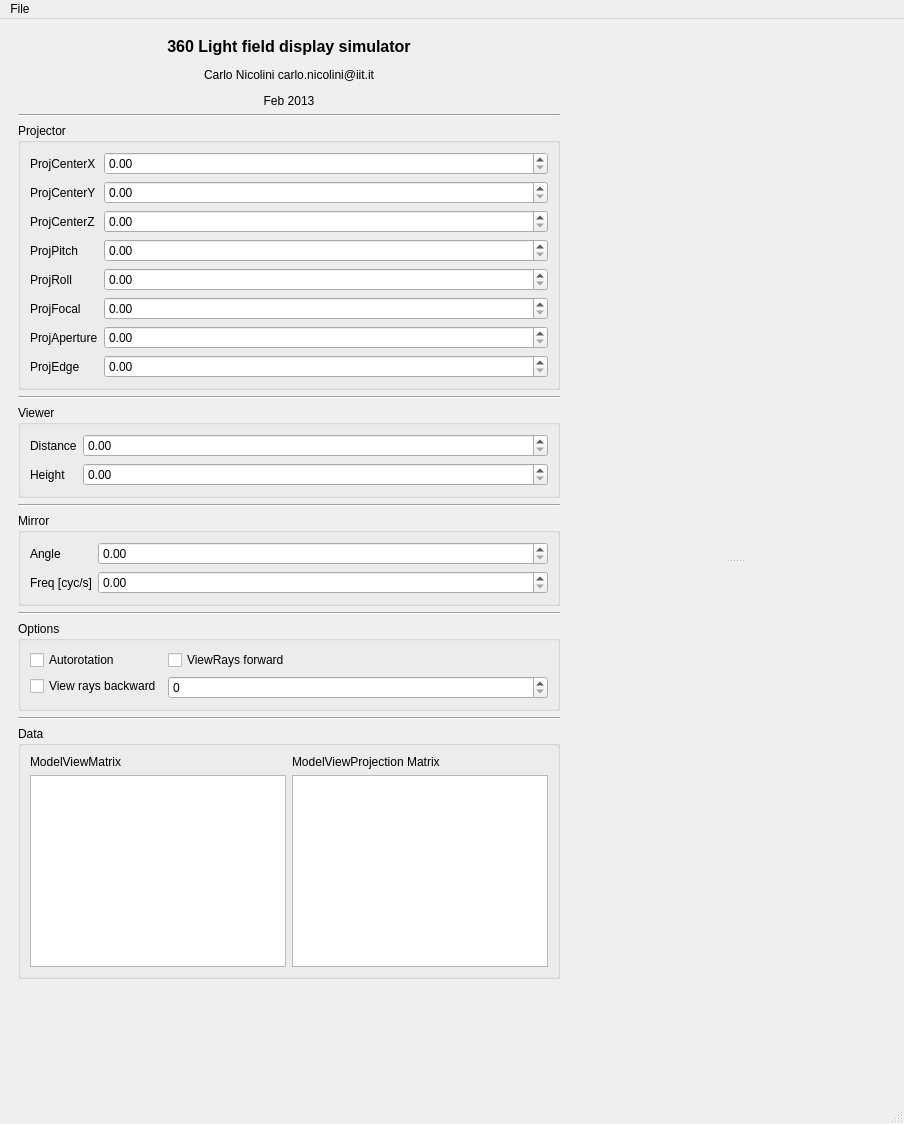
<?xml version="1.0" encoding="UTF-8"?>
<ui version="4.0">
 <class>MainWindow</class>
 <widget class="QMainWindow" name="MainWindow">
  <property name="geometry">
   <rect>
    <x>0</x>
    <y>0</y>
    <width>904</width>
    <height>1124</height>
   </rect>
  </property>
  <property name="windowTitle">
   <string>MainWindow</string>
  </property>
  <widget class="QWidget" name="centralwidget">
   <layout class="QHBoxLayout" name="horizontalLayout_2">
    <item>
     <widget class="QWidget" name="widget" native="true">
      <property name="sizePolicy">
       <sizepolicy hsizetype="Fixed" vsizetype="Preferred">
        <horstretch>0</horstretch>
        <verstretch>0</verstretch>
       </sizepolicy>
      </property>
      <layout class="QVBoxLayout" name="verticalLayout_3">
       <item>
        <widget class="QLabel" name="label_2">
         <property name="text">
          <string>&lt;html&gt;&lt;head/&gt;&lt;body&gt;&lt;p align=&quot;center&quot;&gt;&lt;span style=&quot; font-size:12pt; font-weight:600;&quot;&gt;360 Light field display simulator&lt;/span&gt;&lt;/p&gt;&lt;p align=&quot;center&quot;&gt;Carlo Nicolini carlo.nicolini@iit.it&lt;/p&gt;&lt;p align=&quot;center&quot;&gt;Feb 2013&lt;/p&gt;&lt;/body&gt;&lt;/html&gt;</string>
         </property>
        </widget>
       </item>
       <item>
        <widget class="Line" name="line">
         <property name="orientation">
          <enum>Qt::Horizontal</enum>
         </property>
        </widget>
       </item>
       <item>
        <widget class="QGroupBox" name="groupBoxProjector">
         <property name="title">
          <string>Projector</string>
         </property>
         <layout class="QFormLayout" name="formLayout">
          <item row="0" column="0">
           <widget class="QLabel" name="labelProjCenterX">
            <property name="text">
             <string>ProjCenterX</string>
            </property>
           </widget>
          </item>
          <item row="0" column="1">
           <widget class="QDoubleSpinBox" name="doubleSpinBoxProjCenterX"/>
          </item>
          <item row="1" column="0">
           <widget class="QLabel" name="labelProjCenterY">
            <property name="text">
             <string>ProjCenterY</string>
            </property>
           </widget>
          </item>
          <item row="1" column="1">
           <widget class="QDoubleSpinBox" name="doubleSpinBoxProjCenterY"/>
          </item>
          <item row="2" column="0">
           <widget class="QLabel" name="labelProjCenterY_2">
            <property name="text">
             <string>ProjCenterZ</string>
            </property>
           </widget>
          </item>
          <item row="2" column="1">
           <widget class="QDoubleSpinBox" name="doubleSpinBoxProjCenterZ"/>
          </item>
          <item row="3" column="0">
           <widget class="QLabel" name="labelProjPitch_2">
            <property name="text">
             <string>ProjPitch</string>
            </property>
           </widget>
          </item>
          <item row="3" column="1">
           <widget class="QDoubleSpinBox" name="doubleSpinBoxProjPitch"/>
          </item>
          <item row="4" column="0">
           <widget class="QLabel" name="labelProjRoll">
            <property name="text">
             <string>ProjRoll</string>
            </property>
           </widget>
          </item>
          <item row="4" column="1">
           <widget class="QDoubleSpinBox" name="doubleSpinBoxProjRoll"/>
          </item>
          <item row="5" column="0">
           <widget class="QLabel" name="labelProjFocal">
            <property name="text">
             <string>ProjFocal</string>
            </property>
           </widget>
          </item>
          <item row="5" column="1">
           <widget class="QDoubleSpinBox" name="doubleSpinBoxProjFocal"/>
          </item>
          <item row="6" column="0">
           <widget class="QLabel" name="labelProjAperture">
            <property name="text">
             <string>ProjAperture</string>
            </property>
           </widget>
          </item>
          <item row="6" column="1">
           <widget class="QDoubleSpinBox" name="doubleSpinBoxProjAperture"/>
          </item>
          <item row="7" column="0">
           <widget class="QLabel" name="labelProjAreaEdge">
            <property name="text">
             <string>ProjEdge</string>
            </property>
           </widget>
          </item>
          <item row="7" column="1">
           <widget class="QDoubleSpinBox" name="doubleSpinBoxProjAreaEdge"/>
          </item>
         </layout>
        </widget>
       </item>
       <item>
        <widget class="Line" name="line_2">
         <property name="orientation">
          <enum>Qt::Horizontal</enum>
         </property>
        </widget>
       </item>
       <item>
        <widget class="QGroupBox" name="groupBoxViewer">
         <property name="title">
          <string>Viewer</string>
         </property>
         <layout class="QFormLayout" name="formLayout_2">
          <property name="fieldGrowthPolicy">
           <enum>QFormLayout::AllNonFixedFieldsGrow</enum>
          </property>
          <item row="0" column="0">
           <widget class="QLabel" name="labelViewerDistance">
            <property name="text">
             <string>Distance</string>
            </property>
           </widget>
          </item>
          <item row="0" column="1">
           <widget class="QDoubleSpinBox" name="doubleSpinBoxViewerDistance"/>
          </item>
          <item row="1" column="0">
           <widget class="QLabel" name="labelViewerHeight">
            <property name="text">
             <string>Height</string>
            </property>
           </widget>
          </item>
          <item row="1" column="1">
           <widget class="QDoubleSpinBox" name="doubleSpinBoxViewerHeight"/>
          </item>
         </layout>
        </widget>
       </item>
       <item>
        <widget class="Line" name="line_3">
         <property name="orientation">
          <enum>Qt::Horizontal</enum>
         </property>
        </widget>
       </item>
       <item>
        <widget class="QGroupBox" name="groupBoxMirror">
         <property name="title">
          <string>Mirror</string>
         </property>
         <layout class="QFormLayout" name="formLayout_3">
          <item row="0" column="0">
           <widget class="QLabel" name="labelMirrorAngle">
            <property name="text">
             <string>Angle</string>
            </property>
           </widget>
          </item>
          <item row="0" column="1">
           <widget class="QDoubleSpinBox" name="doubleSpinBoxMirrorAngle"/>
          </item>
          <item row="1" column="0">
           <widget class="QLabel" name="label">
            <property name="text">
             <string>Freq [cyc/s]</string>
            </property>
           </widget>
          </item>
          <item row="1" column="1">
           <widget class="QDoubleSpinBox" name="doubleSpinBoxMirrorFreq"/>
          </item>
         </layout>
        </widget>
       </item>
       <item>
        <widget class="Line" name="line_4">
         <property name="orientation">
          <enum>Qt::Horizontal</enum>
         </property>
        </widget>
       </item>
       <item>
        <widget class="QGroupBox" name="groupBoxOptions">
         <property name="title">
          <string>Options</string>
         </property>
         <layout class="QFormLayout" name="formLayout_4">
          <item row="0" column="0">
           <widget class="QCheckBox" name="checkboxAutorotation">
            <property name="text">
             <string>Autorotation</string>
            </property>
           </widget>
          </item>
          <item row="0" column="1">
           <widget class="QCheckBox" name="checkboxViewRaysForward">
            <property name="text">
             <string>ViewRays forward</string>
            </property>
           </widget>
          </item>
          <item row="1" column="0">
           <widget class="QCheckBox" name="checkBoxViewRaysBackward">
            <property name="text">
             <string>View rays backward</string>
            </property>
           </widget>
          </item>
          <item row="1" column="1">
           <widget class="QSpinBox" name="spinBoxRayIndex"/>
          </item>
         </layout>
        </widget>
       </item>
       <item>
        <widget class="Line" name="line_5">
         <property name="orientation">
          <enum>Qt::Horizontal</enum>
         </property>
        </widget>
       </item>
       <item>
        <widget class="QGroupBox" name="groupBox">
         <property name="title">
          <string>Data</string>
         </property>
         <layout class="QHBoxLayout" name="horizontalLayout">
          <item>
           <layout class="QVBoxLayout" name="verticalLayout_2">
            <item>
             <widget class="QLabel" name="labelProjPlaneCoords">
              <property name="text">
               <string>ModelViewMatrix</string>
              </property>
             </widget>
            </item>
            <item>
             <widget class="QTextEdit" name="textEditModelViewMatrix">
              <property name="font">
               <font>
                <pointsize>10</pointsize>
               </font>
              </property>
             </widget>
            </item>
           </layout>
          </item>
          <item>
           <layout class="QVBoxLayout" name="verticalLayout">
            <item>
             <widget class="QLabel" name="labelMVPmatrix">
              <property name="text">
               <string>ModelViewProjection Matrix</string>
              </property>
             </widget>
            </item>
            <item>
             <widget class="QTextEdit" name="textEditModelviewProj">
              <property name="font">
               <font>
                <pointsize>10</pointsize>
               </font>
              </property>
             </widget>
            </item>
           </layout>
          </item>
         </layout>
        </widget>
       </item>
       <item>
        <spacer name="verticalSpacer">
         <property name="orientation">
          <enum>Qt::Vertical</enum>
         </property>
         <property name="sizeHint" stdset="0">
          <size>
           <width>20</width>
           <height>40</height>
          </size>
         </property>
        </spacer>
       </item>
      </layout>
     </widget>
    </item>
    <item>
     <widget class="QSplitter" name="splitter">
      <property name="orientation">
       <enum>Qt::Vertical</enum>
      </property>
      <widget class="GLWidgetGeometry" name="glWidgetGeometry" native="true">
       <property name="sizePolicy">
        <sizepolicy hsizetype="Maximum" vsizetype="Preferred">
         <horstretch>0</horstretch>
         <verstretch>0</verstretch>
        </sizepolicy>
       </property>
      </widget>
      <widget class="GLWidgetShader" name="glShaderWidget" native="true">
       <property name="sizePolicy">
        <sizepolicy hsizetype="Maximum" vsizetype="Preferred">
         <horstretch>0</horstretch>
         <verstretch>0</verstretch>
        </sizepolicy>
       </property>
      </widget>
     </widget>
    </item>
   </layout>
  </widget>
  <widget class="QMenuBar" name="menubar">
   <property name="geometry">
    <rect>
     <x>0</x>
     <y>0</y>
     <width>904</width>
     <height>25</height>
    </rect>
   </property>
   <widget class="QMenu" name="menuFile">
    <property name="title">
     <string>File</string>
    </property>
    <addaction name="actionOpen_mesh_file_obj"/>
    <addaction name="actionQuit"/>
   </widget>
   <addaction name="menuFile"/>
  </widget>
  <widget class="QStatusBar" name="statusbar"/>
  <action name="actionOpen_mesh_file_obj">
   <property name="text">
    <string>Open mesh file (.obj)</string>
   </property>
   <property name="shortcut">
    <string>Ctrl+O</string>
   </property>
  </action>
  <action name="actionQuit">
   <property name="text">
    <string>Quit</string>
   </property>
   <property name="shortcut">
    <string>Ctrl+Q</string>
   </property>
  </action>
 </widget>
 <customwidgets>
  <customwidget>
   <class>GLWidgetGeometry</class>
   <extends>QWidget</extends>
   <header>GLWidgetGeometry.h</header>
   <container>1</container>
  </customwidget>
  <customwidget>
   <class>GLWidgetShader</class>
   <extends>QWidget</extends>
   <header>GLWidgetShader.h</header>
   <container>1</container>
  </customwidget>
 </customwidgets>
 <resources/>
 <connections/>
</ui>
